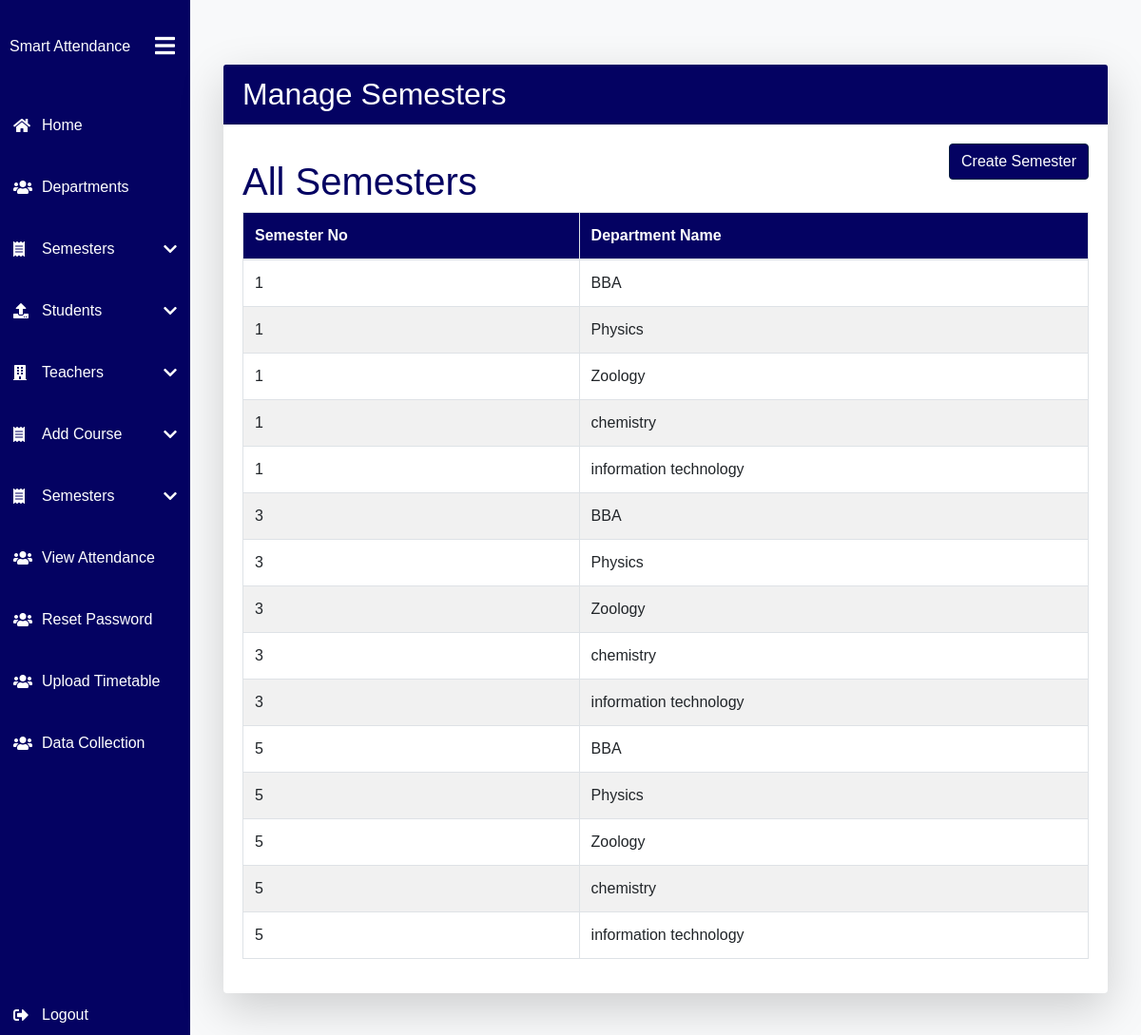
Screenshot of /semesters/all (signed in) with the database file from the repository.
### core/models.py (models this page shows, shortened)
class Semester(models.Model):
    Semester_No = models.CharField(max_length=4,default=1)
    DepartmentName = models.ForeignKey(Department, on_delete=models.CASCADE, related_name='semesters')
    class Meta:
        unique_together = ('Semester_No', 'DepartmentName')

class Department(models.Model):
    Department_Name = models.CharField(max_length=100, primary_key=True,null=False,blank=False)
    HeadOfDepartment = models.CharField(max_length=100)
    def __str__(self):
        return self.Department_Name

### core/views.py (the view)
# urls.py: path('semesters/all', display_semesters, name='display_semesters'),
def display_semesters(request):
    semesters = Semester.objects.all().order_by('Semester_No')
    return render(request, 'admin/semester/all_semester.html', {'semesters': semesters})

### core/templates/admin/semester/all_semester.html (shortened to what this page needs)
{% extends "admin/admin.html" %}
{% block main %}
<div class="container mt-5">
    <div class="row justify-content-center">
        <div class="col-md-12">
            {% if user.is_superuser %}
            <div class="card shadow-lg border-0 rounded mb-4">
                <div class="card-header text-white" style="background-color: #040262;">
                    <h2 class="mb-0">Manage Semesters</h2>
                </div>
                <div class="card-body">
                    <p>
                        <a href="{% url 'create_semester' %}" class='btn btn-dark float-right'>Create Semester</a>
                    </p>
                    <h1>All Semesters</h1>
                    <div class="table-responsive">
                        <table class="table table-striped table-bordered">
                            <thead>
                                <tr>
                                    <th scope="col">Semester No</th>
                                    <th scope="col">Department Name</th>
                                </tr>
                            </thead>
                            <tbody>
                                {% for semester in semesters %}
                                <tr>
                                    <td>{{ semester.Semester_No }}</td>
                                    <td>{{ semester.DepartmentName }}</td>
                                </tr>
                                {% empty %}
                                <tr>
                                    <td colspan="2" class="text-center">No semesters found.</td>
                                </tr>
                                {% endfor %}
                            </tbody>
                        </table>
                    </div>
                </div>
            </div>
            {% endif %}
        </div>
    </div>
</div>
{% endblock %}

### core/templates/admin/admin.html (style rules this page uses)
body { font-family: Arial, sans-serif; }

### core/templates/admin/semester/all_semester.html (style rules this page uses)
body { color: #040262; background-color: #f8f9fa; }
.container { margin-top: 50px; }
.card { border: none; border-radius: 10px; box-shadow: 0 4px 8px rgba(0, 0, 0, 0.3); background-color: #ffffff; }
.card-header { background-color: #040262; color: #ffffff; font-size: 1.5rem; font-weight: bold; }
.table thead th { background-color: #040262; color: #ffffff; }
.table tbody tr:nth-child(even) { background-color: #f1f1f1; }
.table tbody tr:nth-child(odd) { background-color: #ffffff; }
.table tbody td { vertical-align: middle; }
.btn-dark { background-color: #040262; border-color: #031c3e; }

### rows the page displays
Semester: Semester_No "1", DepartmentName "BBA"
Semester: Semester_No "1", DepartmentName "Physics"
Semester: Semester_No "1", DepartmentName "Zoology"
Semester: Semester_No "1", DepartmentName "chemistry"
Semester: Semester_No "1", DepartmentName "information technology"
Semester: Semester_No "3", DepartmentName "BBA"
Semester: Semester_No "3", DepartmentName "Physics"
Semester: Semester_No "3", DepartmentName "Zoology"
Semester: Semester_No "3", DepartmentName "chemistry"
Semester: Semester_No "3", DepartmentName "information technology"
Semester: Semester_No "5", DepartmentName "BBA"
Semester: Semester_No "5", DepartmentName "Physics"
Semester: Semester_No "5", DepartmentName "Zoology"
Semester: Semester_No "5", DepartmentName "chemistry"
Semester: Semester_No "5", DepartmentName "information technology"
